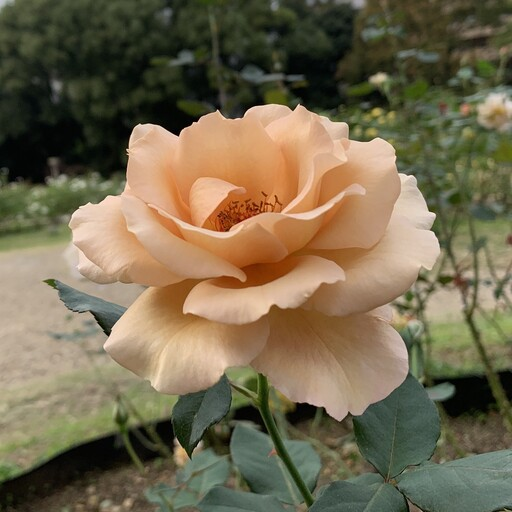
#> input picture subject.jpg, 512 x 512 px, found by its file name
$ python FZA_mask_reconstructed_add_noise.py
#> lines starting #> are read from the running program, lines starting #| are printed output that depends on the picture
import numpy as np
import matplotlib.pyplot as plt
from scipy import signal
from PIL import Image

# 符号化画像の生成(式(2),(3))
def generate_code_images(R_ch,G_ch,B_ch,phases,beta_prime,X,Y):
    # 4つの位相を持つPSFで畳み込みを行い、４枚の符号化画像を生成
    print("畳み込み処理...")
    # 符号化画像を格納するリスト
    coded_images=[]

    i=0

    for phi in phases:
        # PSFをFZAの幾何学的影で近似(式(2))
        h_FZA=0.5*(1+np.cos(beta_prime*(X**2+Y**2)-phi))

        # FZAのエイリアシングを確認
        # visualize_psf(h_FZA,i)

        # 各カラーチャンネルで畳み込みを計算(式(3))
        coded_R=signal.fftconvolve(R_ch,h_FZA,mode='same')
        coded_G=signal.fftconvolve(G_ch,h_FZA,mode='same')
        coded_B=signal.fftconvolve(B_ch,h_FZA,mode='same')

        # 各カラーチャンネルを結合してカラー画像へ
        coded_color_image=np.stack([coded_R,coded_G,coded_B],axis=-1)
        coded_images.append(coded_color_image)
        i+=1

    print("畳み込み完了")
    return coded_images

def add_awgn(signal, snr_db):
    # 信号パワー(画像処理では分散？？)
    signal_power = np.var(signal)
    # print(signal_power)
    # 目標SNRから雑音パワーを算出
    snr_linear = 10**(snr_db/10)
    noise_power = signal_power / snr_linear


    # [6 lines of commented-out code are left out]
    noise = np.random.normal(0, np.sqrt(noise_power), signal.shape)

    # [4 lines of commented-out code are left out]

    return signal + noise

def quantize_to_12bit(signal):
    # 最小値0, 最大値1 に正規化
    sig_min, sig_max = np.min(signal), np.max(signal)
    norm_signal = (signal - sig_min) / (sig_max - sig_min + 1e-12)

    # 12bitに量子化 (0〜4095)
    quantized = np.round(norm_signal * 4095)

    # 0〜1に戻す
    dequantized = quantized / 4095.0

    # 元スケールに戻す(逆正規化)
    return dequantized * (sig_max - sig_min) + sig_min


# フリンジスキャン(式(6))
def synthesize_fringe_scan(coded_images):
    # ４枚の複素数画像を１枚に合成
    print("FS...")
    g_0,g_pi_half,g_pi,g_3pi_half=coded_images[0],coded_images[1],coded_images[2],coded_images[3]
    j=1j

    # 各カラーチャンネルにおいてフリンジスキャンを実行
    g_FS_R=-(g_pi_half[:,:,0]-g_3pi_half[:,:,0])+j*(g_0[:,:,0]-g_pi[:,:,0])
    g_FS_G=-(g_pi_half[:,:,1]-g_3pi_half[:,:,1])+j*(g_0[:,:,1]-g_pi[:,:,1])
    g_FS_B=-(g_pi_half[:,:,2]-g_3pi_half[:,:,2])+j*(g_0[:,:,2]-g_pi[:,:,2])

    print("FS完了")
    return g_FS_R,g_FS_G,g_FS_B


# 画像再構成(式(8),(9))
def reconstruct_image(g_FS_R,g_FS_G,g_FS_B,beta_prime,X,Y):
    j=1j
    # 複素数画像から逆畳み込みにより画像再構成

    # 単一複素数伝達関数の作成
    # h_geoを計算(式(7))
    h_geo=np.exp(j*beta_prime*(X**2+Y**2))
    # h_heoをフーリエ変換(画像中央を(0,0)に変換してから)
    H_geo=np.fft.fft2(np.fft.ifftshift(h_geo))
    # 逆フィルタの作成
    H_geo_inv=np.conj(H_geo)

    # 画像再構成(式(9))
    G_FS_R=np.fft.fft2(g_FS_R)
    G_FS_G=np.fft.fft2(g_FS_G)
    G_FS_B=np.fft.fft2(g_FS_B)

    # 周波数領域で逆フィルタを適用
    F_reconstructed_R=G_FS_R*H_geo_inv
    F_reconstructed_G=G_FS_G*H_geo_inv
    F_reconstructed_B=G_FS_B*H_geo_inv

    # 逆フーリエ変換で空間領域へ戻す
    f_geo_R=np.fft.ifft2(F_reconstructed_R)
    f_geo_G=np.fft.ifft2(F_reconstructed_G)
    f_geo_B=np.fft.ifft2(F_reconstructed_B)

    # 絶対値を取り、3チャンネルを合成
    f_geo_R_abs=np.abs(f_geo_R)
    f_geo_G_abs=np.abs(f_geo_G)
    f_geo_B_abs=np.abs(f_geo_B)

    reconstructed_image_raw=np.stack([f_geo_R_abs,f_geo_G_abs,f_geo_B_abs],axis=-1)

    return reconstructed_image_raw


# -----------------------------------------------------------------------


# 可視化用関数

def visualize_psf(h_FZA,i):
    # PSFを画像として表示してエイリアシングを確認する
    plt.figure(figsize=(6, 6))
    plt.imshow(h_FZA, cmap='gray')
    if i==0:
        plt.title("PSF (h_FZA) for Aliasing Check (φ=0)")
        plt.colorbar()
        plt.savefig('img/FZA/FZA_phi_0.png')
        plt.show()
    elif i==1:
        plt.title("PSF (h_FZA) for Aliasing Check (φ=π/2)")
        plt.colorbar()
        plt.savefig('img/FZA/FZA_phi_pi_half.png')
        plt.show()
    elif i==2:
        plt.title("PSF (h_FZA) for Aliasing Check (φ=π)")
        plt.colorbar()
        plt.savefig('img/FZA/FZA_phi_pi.png')
        plt.show()
    else:
        plt.title("PSF (h_FZA) for Aliasing Check (φ=3π/2)")
        plt.colorbar()
        plt.savefig('img/FZA/FZA_phi_3pi_half.png')
        plt.show()


def visualize_coded_images(original_img,coded_images,phase_labels):
    # ４枚の符号化画像を可視化
    fig,axes=plt.subplots(1,5,figsize=(25,5))
    axes[0].imshow(original_img)
    axes[0].set_title("Original Color Image")
    for i, img in enumerate(coded_images):
        img_min, img_max = np.min(img), np.max(img)
        if img_max > img_min:
            img_normalized = (img - img_min) / (img_max - img_min)
            img_display = (img_normalized * 255).astype(np.uint8)
        else:
            img_display = img.astype(np.uint8)
        axes[i+1].imshow(img_display)
        axes[i+1].set_title(f"Coded Image ({phase_labels[i]})")
    plt.tight_layout()
    plt.savefig('img/coded_image/coded_images_noise.png')
    plt.show()


def visualize_synthesis_result(g_FS_R, g_FS_G, g_FS_B):
    # 複素数画像の振幅と位相を可視化
    g_FS_R_magnitude = np.abs(g_FS_R)
    g_FS_G_magnitude = np.abs(g_FS_G)
    g_FS_B_magnitude = np.abs(g_FS_B)
    g_FS_R_phase = np.angle(g_FS_R)

    # --- 位相データを0～2πの範囲に変換 ---
    # np.angleは-π～+πを返すため、負の値に2πを足して0～2πに調整
    g_FS_R_phase[g_FS_R_phase < 0] += 2 * np.pi

    magnitude_color = np.zeros((g_FS_R.shape[0], g_FS_R.shape[1], 3), dtype=np.uint8)
    magnitude_color[:, :, 0] = 255 * (g_FS_R_magnitude / np.max(g_FS_R_magnitude))
    magnitude_color[:, :, 1] = 255 * (g_FS_G_magnitude / np.max(g_FS_G_magnitude))
    magnitude_color[:, :, 2] = 255 * (g_FS_B_magnitude / np.max(g_FS_B_magnitude))

    fig, axes = plt.subplots(1, 3, figsize=(18, 5))
    fig.suptitle("fringe_scan_after", fontsize=16)

    # --- カラーの振幅プロット ---
    im0 = axes[0].imshow(magnitude_color)
    axes[0].set_title("amplitude (color)")
    # こちらは正規化後の0-255画像なのでカラーバーはつけません

    # --- Rチャンネルの振幅プロットとカラーバー ---
    im1 = axes[1].imshow(g_FS_R_magnitude, cmap='gray')
    axes[1].set_title("amplitude(R)")
    fig.colorbar(im1, ax=axes[1], orientation='vertical').set_label('Magnitude (Raw Value)')

    # --- Rチャンネルの位相プロットとカラーバー ---
    im2 = axes[2].imshow(g_FS_R_phase, cmap='hsv', vmin=0, vmax=2*np.pi)
    axes[2].set_title("phase(R)")
    fig.colorbar(im2, ax=axes[2], orientation='vertical').set_label('Phase (radians)')

    plt.tight_layout(rect=[0, 0.03, 1, 0.95])
    plt.savefig('img/FS/fringe_scan_synthesis_noise.png')
    plt.show()


def visualize_final_result(original_img, reconstructed_image_raw):
    # 最終的な再構成結果をオリジナル画像と比較して表示
    img_min, img_max = np.min(reconstructed_image_raw), np.max(reconstructed_image_raw)
    if img_max > img_min:
        img_normalized = (reconstructed_image_raw - img_min) / (img_max - img_min)
        reconstructed_display = (img_normalized * 255).astype(np.uint8)
    else:
        reconstructed_display = reconstructed_image_raw.astype(np.uint8)

    fig, axes = plt.subplots(1, 2, figsize=(12, 6))
    fig.suptitle("compare", fontsize=16)
    axes[0].imshow(original_img)
    axes[0].set_title("Original Image")
    axes[1].imshow(reconstructed_display)
    axes[1].set_title("Reconstructed Image (Conventional)")
    plt.tight_layout(rect=[0, 0.03, 1, 0.95])
    plt.savefig('img/final_image/final_reconstruction_noise.png')
    plt.show()


# -----------------------------------------------------------------------


if __name__ == '__main__':
    # パラメータの設定
    image_size=512
    grid_range=3.0
    beta=19.0
    d=5.0
    z=280.0
    M=d/z
    beta_prime=beta/((M+1)**2)
    snr_db=30

    phases=[0,np.pi/2,np.pi,3*np.pi/2]
    phase_labels=["φ=0", "φ=π/2", "φ=π", "φ=3π/2"]

    x=np.linspace(-grid_range,grid_range,image_size)
    y=np.linspace(-grid_range,grid_range,image_size)
    X,Y=np.meshgrid(x,y)

    # 画像へのpath
    image_path="C:\\Users\\ko11s\\OneDrive\\Desktop\\research\\b\\img\\subject.jpg"

    # カラー画像(512*512)を読み込み、float型に変換
    input_image_uint8=np.array(Image.open(image_path).convert("RGB"))
#> input_image_uint8 is the input picture: shape (512, 512, 3); mean R, G, B 116.3, 105.1, 78.8
    input_image=input_image_uint8.astype(np.float64)

    # 入力画像をR, G, Bチャンネルに分離
    R_channel=input_image[:,:,0]
    G_channel=input_image[:,:,1]
    B_channel=input_image[:,:,2]

    # 処理を順に実行
    # 符号化画像を生成
    coded_images=generate_code_images(R_channel,G_channel,B_channel,phases,beta_prime,X,Y)
#> the loop in generate_code_images, `for phi in phases:` made 4 passes
#> pass 1, in generate_code_images, `coded_R=signal.fftconvolve(R_ch,h_FZA,mode='same')`:
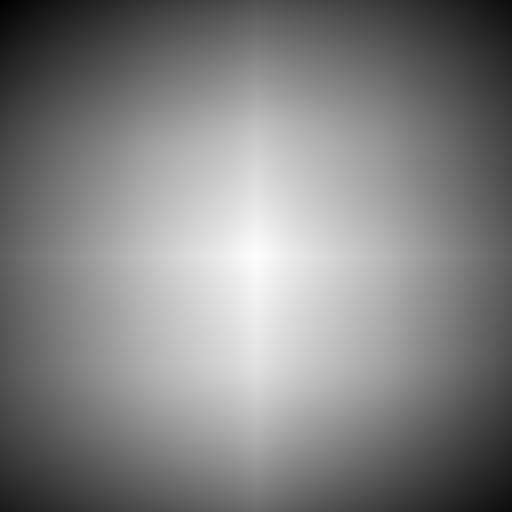
#> coded_R: shape (512, 512) float64; min 3218567.8, max 15226167.6, mean 9382728.9; drawn with min black and max white
#> after the loop in generate_code_images, `for phi in phases:`: coded_images = 4 items; i = 4
#> coded_images = 4 items

    # AWGN & 量子化を各符号化画像に適用
    noisy_quantized_images = []
    for img in coded_images:
        img_noisy = add_awgn(img, snr_db)            # 30dB AWGN
        img_quantized = quantize_to_12bit(img_noisy)
        noisy_quantized_images.append(img_quantized)
#> this loop made 4 passes
#> (signal_power in add_awgn, noise_power in add_awgn, sig_min in quantize_to_12bit, sig_max in quantize_to_12bit) on passes 1 to 4: (6.63e+12, 6.63e+09, 1864695.3, 15329817.1), (6.74e+12, 6.74e+09, 1925134.6, 15501139.6), (6.64e+12, 6.64e+09, 1875948.3, 15378478), (6.52e+12, 6.52e+09, 1895554.5, 15235291.9)
#> pass 1, `img_noisy = add_awgn(img, snr_db)`:
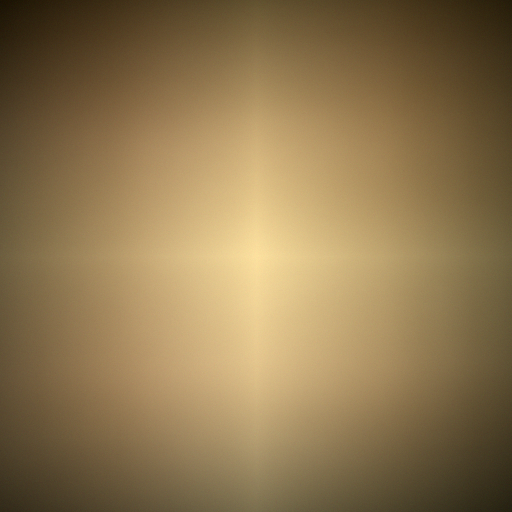
#> img_noisy: shape (512, 512, 3) float64; mean of channels 0, 1, 2 9382881.8, 8164081.3, 6078534; drawn with min black and max white
#> after the loop, noisy_quantized_images = 4 items

    # フリンジスキャンを実行
    g_FS_R,g_FS_G,g_FS_B=synthesize_fringe_scan(noisy_quantized_images)

    # 画像を再生成
    reconstructed_image_raw=reconstruct_image(g_FS_R,g_FS_G,g_FS_B,beta_prime,X,Y)
#> in reconstruct_image, `reconstructed_image_raw=np.stack([f_geo_R_abs,f_geo_G_abs,f_geo_B_abs]..`:
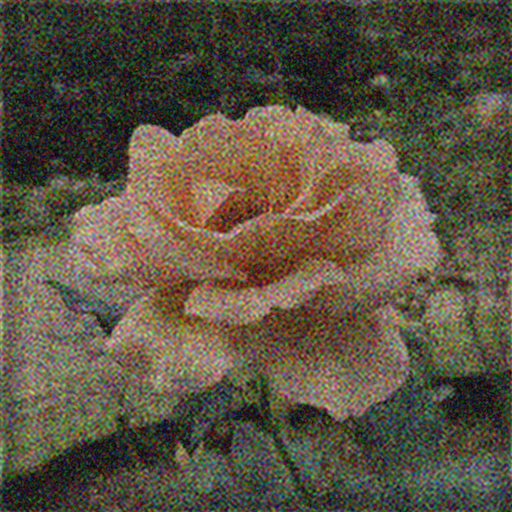
#> reconstructed_image_raw: shape (512, 512, 3) float64; mean of channels 0, 1, 2 216199644.2, 196895925, 157272302.6; drawn with min black and max white

    # 結果の可視化
    visualize_coded_images(input_image_uint8, coded_images, phase_labels)
#> the loop in visualize_coded_images, `for i, img in enumerate(coded_images):` made 4 passes
#> (img_min, img_max) on passes 1 to 4: (2020627.8, 15226167.6), (2025732.1, 15348385.2), (2008604.2, 15268286.4), (2003499.9, 15146068.8)
    visualize_synthesis_result(g_FS_R, g_FS_G, g_FS_B)
#> in visualize_synthesis_result, `g_FS_B_magnitude = np.abs(g_FS_B)`:
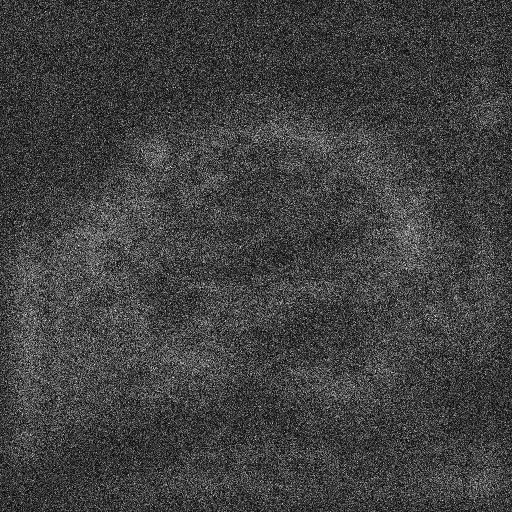
#> g_FS_B_magnitude: shape (512, 512) float64; min 203.4, max 701317.4, mean 178374.6; drawn with min black and max white
#> in visualize_synthesis_result, `g_FS_R_phase[g_FS_R_phase < 0] += 2 * np.pi`:
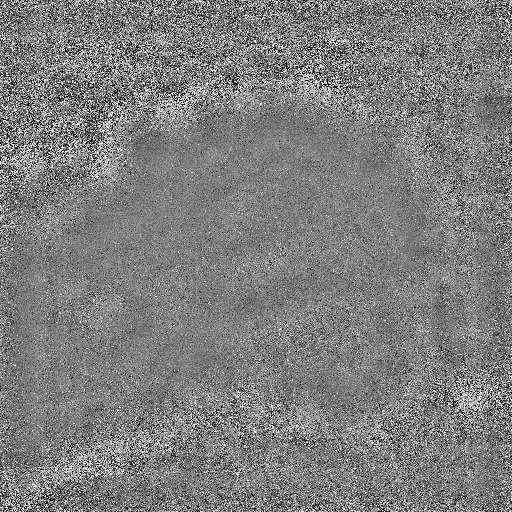
#> g_FS_R_phase: shape (512, 512) float64; min 4.98e-05, max 6.28, mean 3.13; drawn with min black and max white
#> in visualize_synthesis_result, `magnitude_color[:, :, 2] = 255 * (g_FS_B_magnitude / np.max(g_FS_B_mag..`:
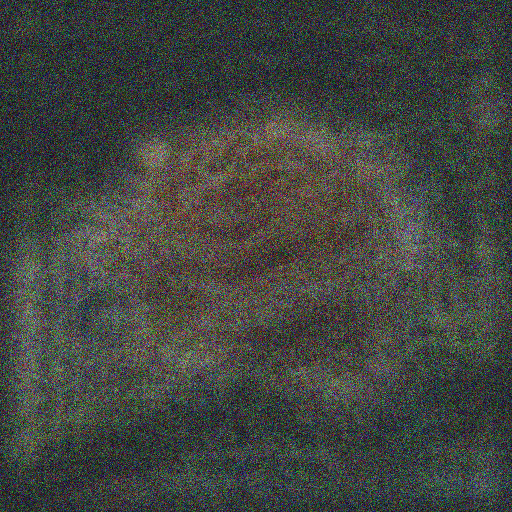
#> magnitude_color: shape (512, 512, 3); mean of channels 0, 1, 2 65.6, 69, 64.4; drawn as R, G, B
#> in visualize_synthesis_result, `plt.savefig('img/FS/fringe_scan_synthesis_noise.png')`:
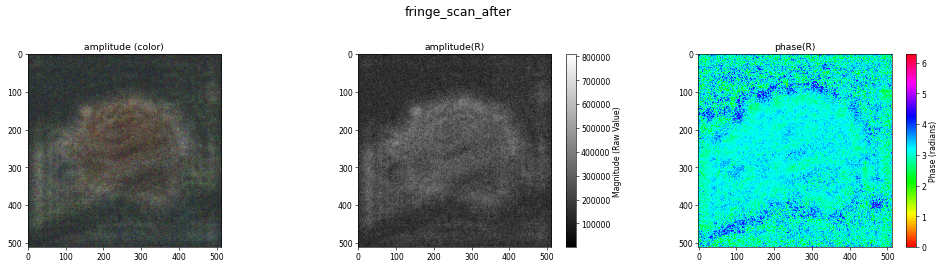
#> figure drawn by matplotlib, 5 panels
    visualize_final_result(input_image_uint8, reconstructed_image_raw)
#> in visualize_final_result, `img_min, img_max = np.min(reconstructed_image_raw), np.max(reconstruct..`: img_min = 277384.4; img_max = 598751289.6
